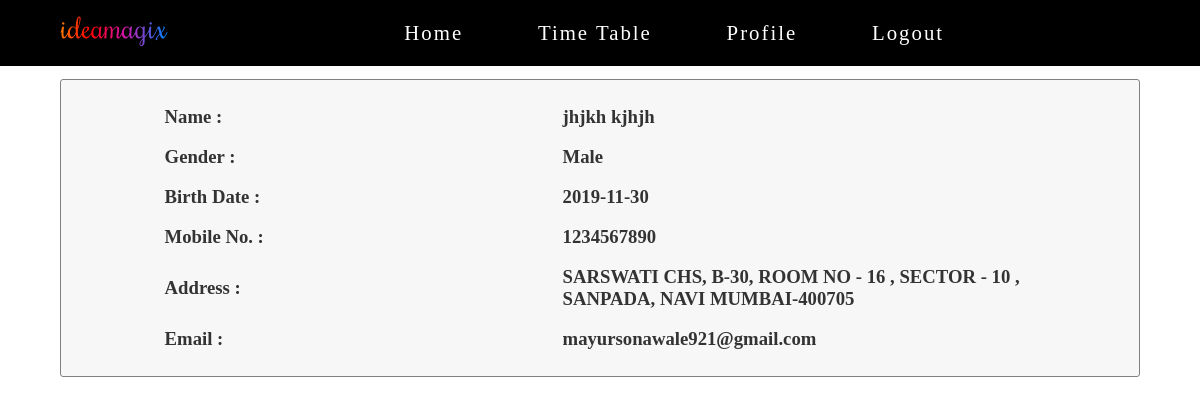
Screenshot of /profile.php (signed in) with the database file from the repository.
### tables this page shows
CREATE TABLE IF NOT EXISTS `student` (
  `stud_id` int(11) NOT NULL AUTO_INCREMENT,
  `first_name` varchar(30) NOT NULL,
  `last_name` varchar(30) NOT NULL,
  `gender` varchar(10) NOT NULL,
  `BOD` date NOT NULL,
  `mobile` int(11) NOT NULL,
  `stud_address` varchar(255) NOT NULL,
  `email` varchar(50) NOT NULL,
  `stud_password` varchar(30) NOT NULL,
  `time_stamp` timestamp NOT NULL,
  PRIMARY KEY (`stud_id`)
);

### profile.php (the view, shortened to what this page needs)
<?php
    require_once 'dbconfig.php';
    require_once 'navbar.php';
?>
<!DOCTYPE html>
<html lang="en">
<head>
    <link rel="stylesheet" type="text/css" href="./css/style.css">
</head>
<body>
    <section class="profile">
        <div class="container">
            <div class="binder profile-binder">
                <table id="DataTable">
                    <?php
                        $login_type = $_SESSION['login_type'];
                        $username = $_SESSION['username'];
                        if($login_type == 'student'){
                            $student_profile = "SELECT * FROM student WHERE `email`='$username'";
                            $result = mysqli_query($conn, $student_profile);
                            if($result->num_rows > 0){
                                while($row = $result->fetch_assoc()){
                                    echo "<tr>
                                            <td><h3 class='title'>Name :</h3></td>
                                            <td>
                                                <h3 class='data'>".$row['first_name']." ".$row['last_name']."</h3>
                                            </td>";
                                    echo "<tr>
                                            <td><h3 class='title'>Gender :</h3></td>
                                            <td>
                                                <h3 class='data'>".$row['gender']."</h3>
                                            </td>";
                                    echo "<tr>
                                            <td><h3 class='title'>Birth Date :</h3></td>
                                            <td>
                                                <h3 class='data'>".$row['BOD']."</h3>
                                            </td>";
                                    echo "<tr>
                                            <td><h3 class='title'>Mobile No. :</h3></td>
                                            <td>
                                                <h3 class='data'>".$row['mobile']."</h3>
                                            </td>";
                                    echo "<tr>
                                            <td><h3 class='title'>Address :</h3></td>
                                            <td>
                                                <h3 class='data'>".$row['stud_address']."</h3>
                                            </td>";
                                    echo "<tr>
                                            <td><h3 class='title'>Email :</h3></td>
                                            <td>
                                                <h3 class='data'>".$row['email']."</h3></div>
                                            </td>";
                                }
                            }
                        }
                    ?>
            </div>
    </section>
</body>
</html>

### css/style.css (style rules this page uses)
*, *::after, *::before { margin: 0; padding: 0; box-sizing: border-box; }
.container { width: 90%; margin : 0 auto; padding: .8rem 0rem; }
.binder { width: 100%; background: #f7f7f7; margin: 0 auto; padding: 1rem; border: 1px solid grey; border-radius: 3px; color: #333; }

### profile.php (style rules this page uses)
.profile-binder { display:flex; justify-content: space-evenly; }
.profile-binder { width : 100%; }
#DataTable td { width: 100%; padding: .5rem; }
@media screen and (min-width: 600px) { #DataTable td { width: 0; } }
@media screen and (min-width: 900px) { #DataTable td { width: 20%; } }

### rows the page displays
student: first_name "jhjkh", last_name "kjhjh", gender "Male", BOD "2019-11-30", mobile "1234567890", stud_address "SARSWATI CHS, B-30, ROOM NO - 16 , SECTOR - 10 , SANPADA, NAVI MUMBAI-400705", email "mayursonawale921@gmail.com"
